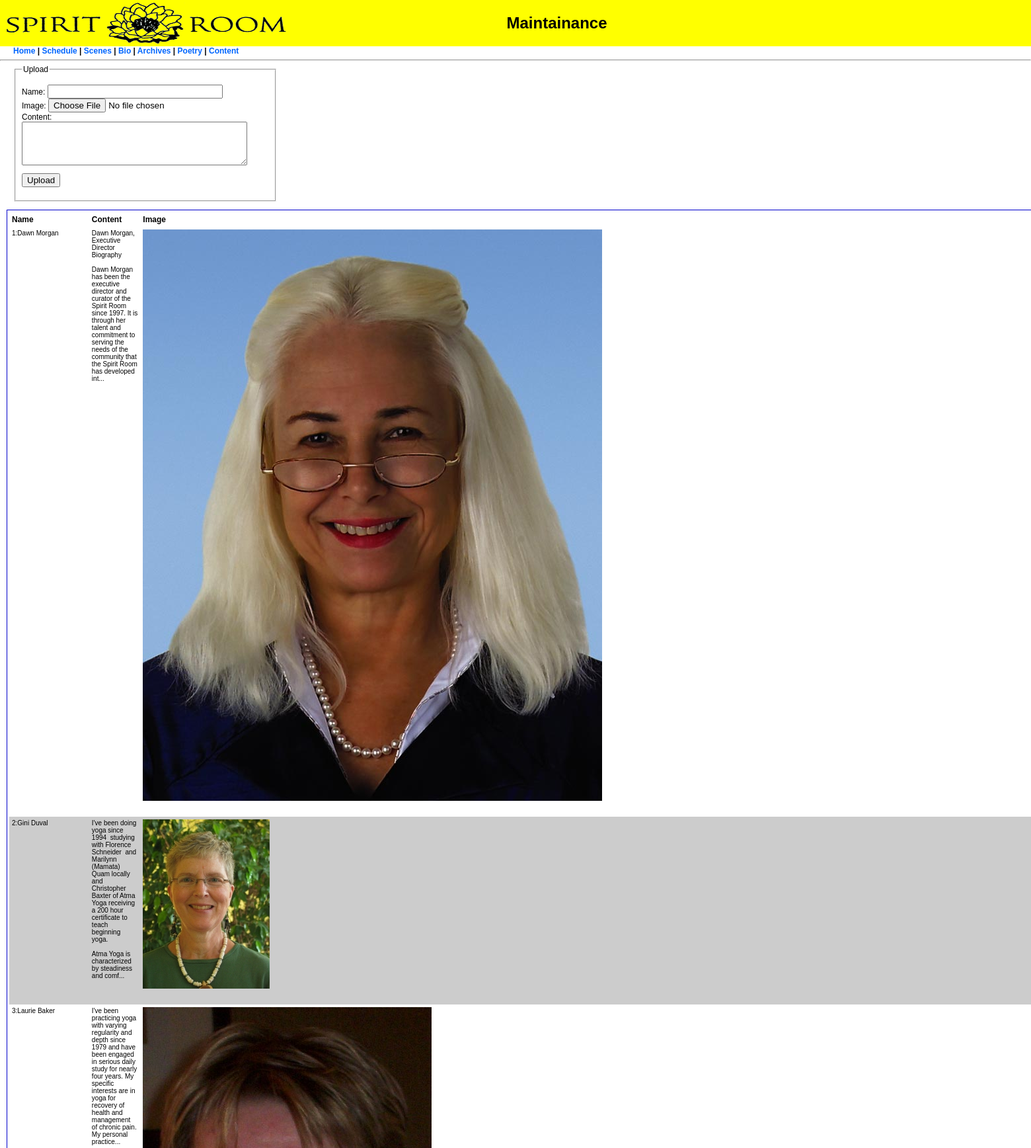
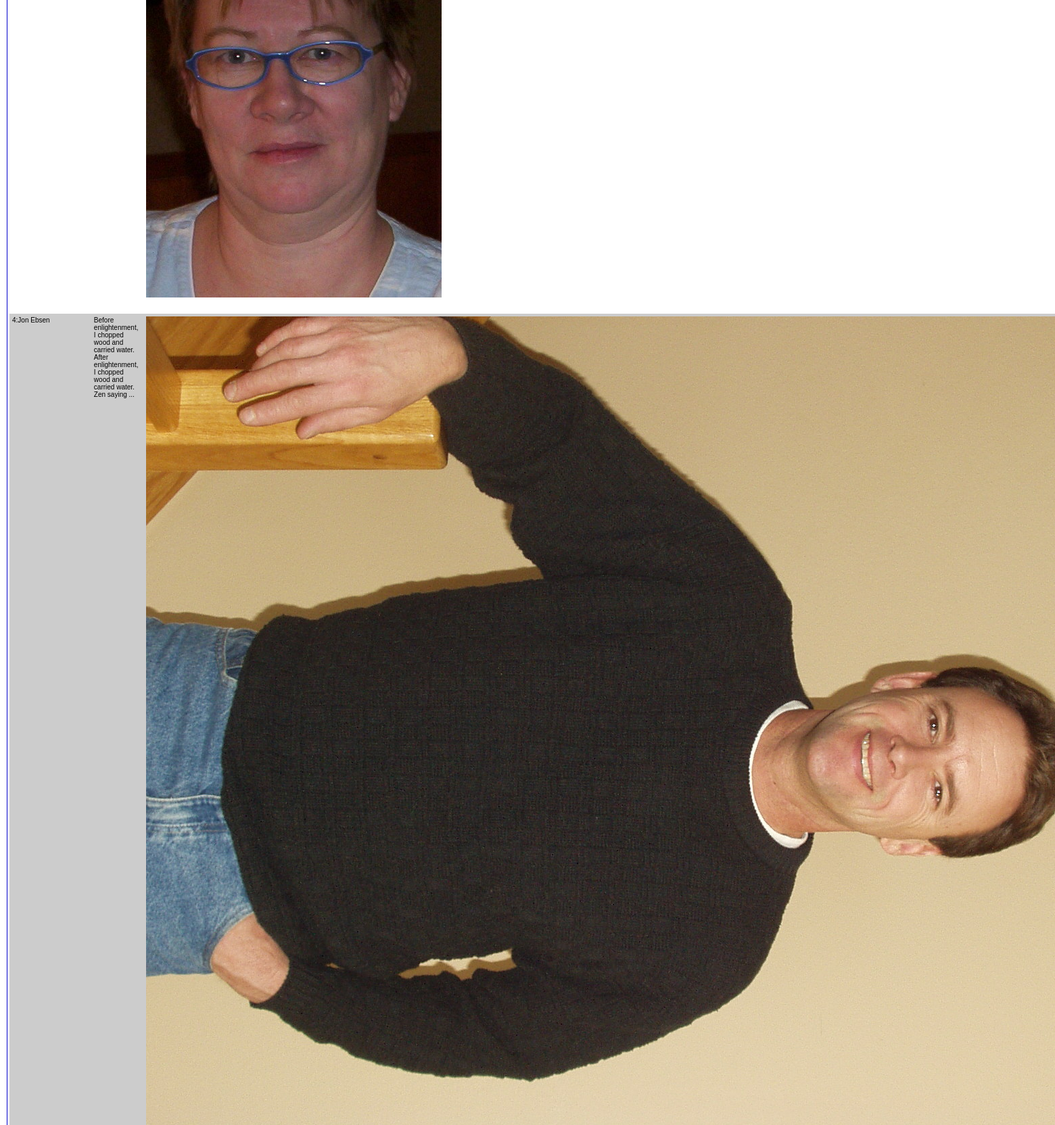
Screenshot of /maint/bio.php (upper part) with the database file from the repository (2 pictures, top to bottom).
### tables this page shows
CREATE TABLE `bio` (
  `id` int(11) NOT NULL auto_increment,
  `fullName` varchar(100) NOT NULL default '',
  `content` text NOT NULL,
  `photoUrl` varchar(50) NOT NULL default '',
  PRIMARY KEY  (`id`)
);

### maint/bio.php (the view, shortened to what this page needs)
<?
	$tableName = "bio";
	$photoDir="../photos";
?>
	<div style="width:400px; margin-left:20px;">
	<form name="form1" method="post" action="" enctype="multipart/form-data">
	<fieldset><legend>Upload</legend>
        <p>Name:
              <input name="fullName" type="text" id="fullName" size="30" maxlength="50" value="<?=$fullName?>" />
          <br>
		  Image:
	      <input name="image1" type="file">
              <br>
		Content: <br />
          <textarea name="content" cols="40" rows="4"><?=$content?></textarea>
    </p>
        <p><input name="action" type="submit" value="Upload">
        </p>
    </fieldset>
    </form>
	</div>
    <table width="650"  cellpadding="4" cellspacing="0" class="listing_table" >
	<tr>
		<th>Name</th>
		<th>Content</th>
		<th>Image</th>
	  </tr>
<?
	$alt=0;
	$sql="select * from $tableName  order by id";
	$result=mysql_query($sql) or die($sql.mysql_error());
	while($row=mysql_fetch_array($result)) {
		$bg=($alt=(!$alt))?"":"bgcolor=#cccccc";
		$bio_id=$row['id'];
		$fullName=stripslashes($row['fullName']);
		$content=nl2br(stripslashes(substr($row['content'],0,250)))."...";
		$photoUrl=$row['photoUrl'];
		if($photoUrl) $photoUrl="<img src='$photoDir/$photoUrl' $width border=0 align='left' style='padding:0px 10px 20px 0px;'>";
?>
<tr <?=$bg?>>
	<td nowrap valign='top'><?=$bio_id.":".$fullName?></td>
	<td width=100 valign='top'><?=$content?></td>
	<td><?=$photoUrl?></td>
</tr>
<?
	}
?>
</table>
</body>
</html>

### maint/admin.css (style rules this page uses)
body { font-family: Verdana, Arial, Helvetica, sans-serif; font-size: 12px; margin: 0px; }
#header_banner { background-color: #FFFF00; margin: 0px; padding: 0px; }
#top_nav { padding-left:20px; font-weight:bold; text-decoration:none; }
#top_nav a { color: #0099CC; }
#top_nav a { color: #0066FF; text-decoration: none; }
td { font-family: Verdana, Arial, Helvetica, sans-serif; font-size: 10px; }
th { font-family: Verdana, Arial, Helvetica, sans-serif; font-size: 12px; font-weight: bold; text-align: left; }
.listing_table { border: thin solid #0000CC; margin-left:10px; padding:3px; }

### rows the page displays
bio: id "1", fullName "Dawn Morgan", content "Dawn Morgan, Executive Director Biography Dawn Morgan has been the executive director and curator of the Spirit Room since 1997. It is through her talent and commitment to serving the needs of the community that the Spirit Room has developed int...", photoUrl (picture)
bio: id "2", fullName "Gini Duval", content "I've been doing yoga since 1994 studying with Florence Schneider and Marilynn (Mamata) Quam locally and Christopher Baxter of Atma Yoga receiving a 200 hour certificate to teach beginning yoga. Atma Yoga is characterized by steadiness and comf...", photoUrl (picture)
bio: id "3", fullName "Laurie Baker", content "I've been practicing yoga with varying regularity and depth since 1979 and have been engaged in serious daily study for nearly four years. My specific interests are in yoga for recovery of health and management of chronic pain. My personal practice...", photoUrl (picture)
bio: id "4", fullName "Jon Ebsen", content "Before enlightenment, I chopped wood and carried water. After enlightenment, I chopped wood and carried water. Zen saying ...", photoUrl (picture)
